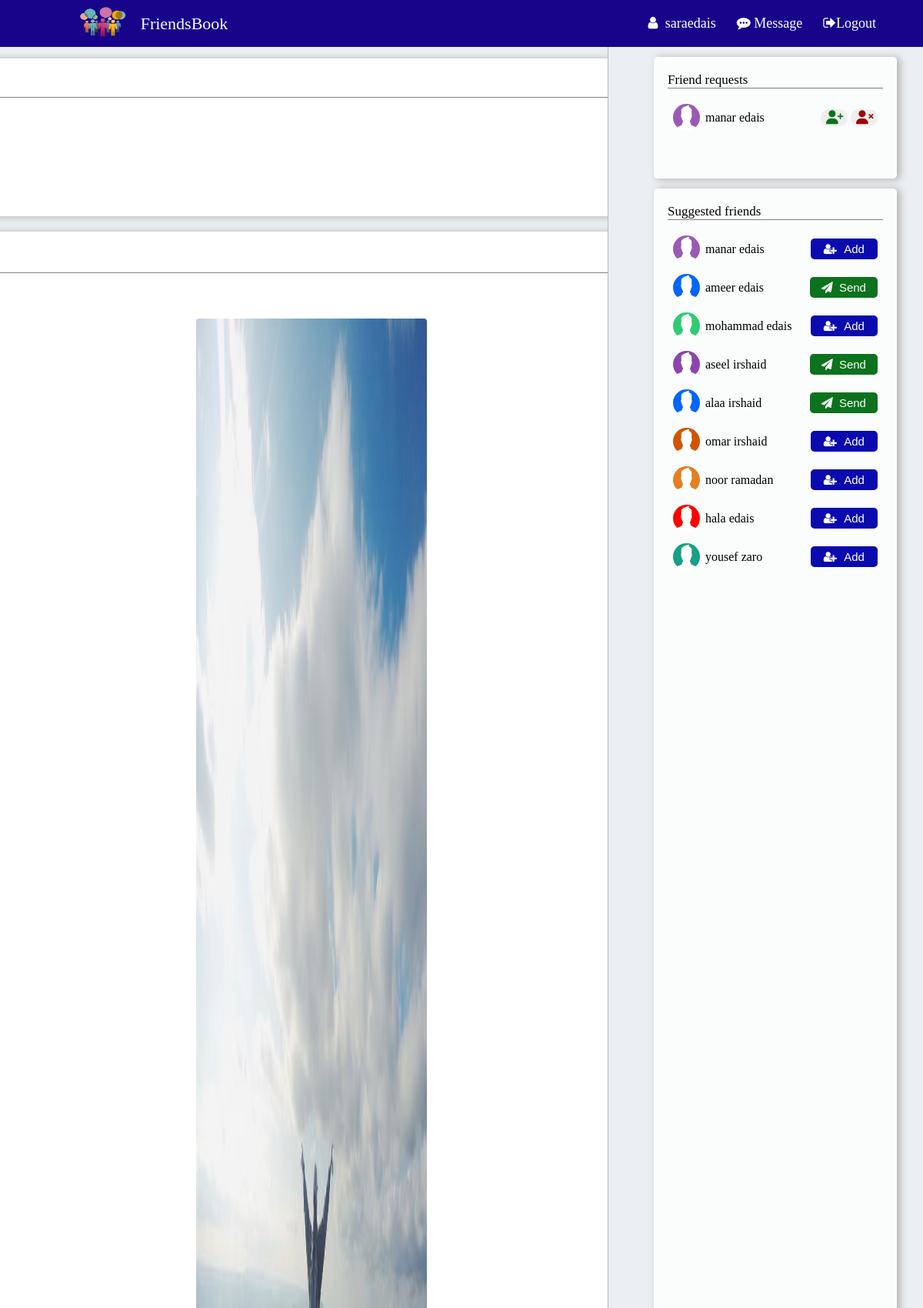
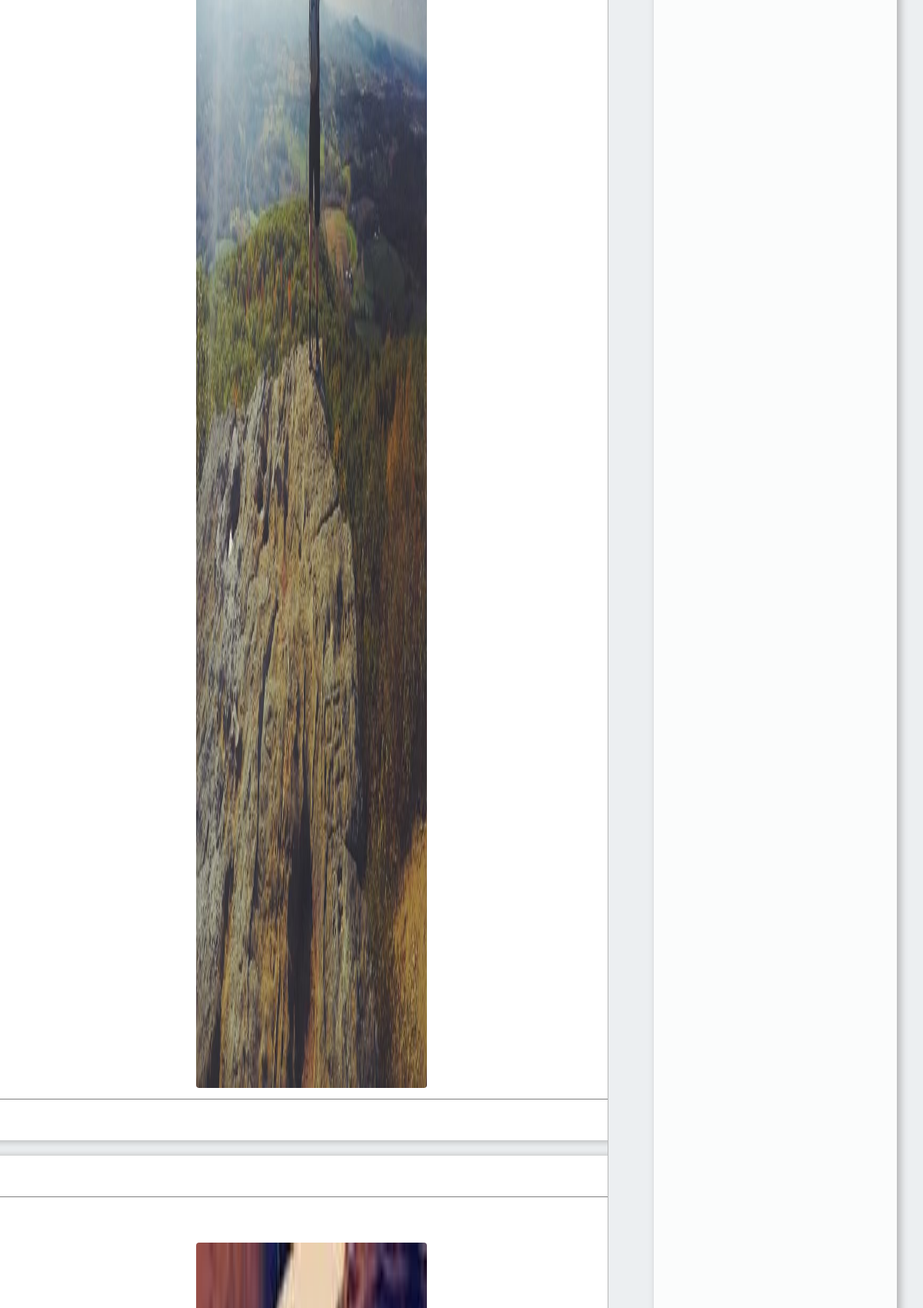
/homePage.php (signed in, upper part), run on the app's committed database (2 pictures, top to bottom).
### tables this page shows
CREATE TABLE `users` (
  `id` int(11) NOT NULL,
  `username` varchar(60) NOT NULL,
  `firstName` varchar(40) NOT NULL,
  `lastName` varchar(40) NOT NULL,
  `password` varchar(40) NOT NULL,
  `telephone` varchar(25) NOT NULL,
  `address` varchar(50) NOT NULL,
  `email` varchar(40) NOT NULL,
  `gender` varchar(10) NOT NULL,
  `imageFile` varchar(30) NOT NULL,
  `active` int(11) NOT NULL DEFAULT 1
);

### homePage.php (the view, shortened to what this page needs)
<?php
require "db-conn.php";
if (isset($_SESSION['username'])) {
    $username= $_SESSION['username'];
    $query = "SELECT * FROM users WHERE username='$username'";
    $result = mysqli_query($conn, $query);
    $row=mysqli_fetch_assoc($result);
    $userId=$row['id'];
    $active=$row['active'];
    $posts="(
            SELECT * FROM posts WHERE username='$username' AND activation=1
        )
        UNION
        (
            SELECT * FROM posts WHERE activation=1 AND username IN
            (SELECT username FROM users WHERE id IN
            (SELECT friendId FROM friends WHERE status ='friend' AND userId='$userId'))
        )
        ORDER BY createdTime DESC";
    $postsResult = mysqli_query($conn, $posts);
    $users = "SELECT * FROM users WHERE username !='$username'";
    $sqlResult = mysqli_query($conn, $users);
    $request = "SELECT * FROM users WHERE id IN (SELECT friendId FROM friends WHERE status ='receive' AND userId='$userId') ";
    $receiveResult = mysqli_query($conn, $request);
    $send = "SELECT * FROM users WHERE id IN (SELECT friendId FROM friends WHERE status ='send' AND userId='$userId') ";
    $sendResult = mysqli_query($conn, $send);
    $sendArray= array();
    while ($sends=mysqli_fetch_array($sendResult)) {
        array_push($sendArray, $sends['id']);
    };
    $userFriends = "SELECT friendId FROM friends WHERE status ='friend' AND userId='$userId' ";
    $friendsResult = mysqli_query($conn, $userFriends);
    $friendArray= array();
    while ($friends=mysqli_fetch_array($friendsResult)) {
        array_push($friendArray, $friends['friendId']);
    };
}
else{
    header("location:loginPage.php");
}
?>
<!DOCTYPE html>
<html lang="en">
<head>
    <link rel="stylesheet" href="../assets/styleSheet/profile.css">
    <link rel="stylesheet" href="../assets/styleSheet/home.css">
    <link rel="stylesheet" href="http://cdnjs.cloudflare.com/ajax/libs/font-awesome/4.4.0/css/font-awesome.min.css">
</head>
<body>
    <div>
        <div class="header">
            <div class="title">
                <img src="./assets/images/people1.png">
                <a class="anchor" href="homePage.php">FriendsBook</a>
            </div>
            <div class="subHeader">
                <a class="anchor" href="profilePage.php"> <i class="fa fa-user"
                        style="color:white;margin-right:5px"></i>
                    <?php echo $username ?> </a>
                <a class="anchor" href="profilePage.php"><i class="fa fa-commenting" style="color:white;margin-left:5px"  id="notification"></i> Message</a>
                <a class="anchor" href="logout.php?user=1"><i class="fa fa-sign-out" style="margin-left:5px"></i>Logout</a>
            </div>
        </div>
        <div class="contents">
            <div class="postsPart">
                <div class="addPost">
                    <div class="postsHeader">
                    </div>
                    <div class="postText">
                        <form method="post" action=<?php echo "addPost.php?active=$active"?>>
                            <textarea rows="3" cols="40" placeholder="write a post" name="postText"></textarea>
                            <label id="addPostImage" onclick="addPostImage()"><i class="fa fa-file-image-o"
                                    style="font-size:24px;margin:0px 4px;cursor:pointer"></i></label>
                        </form>
                    </div>
                </div>
                <?php
                if(mysqli_num_rows($postsResult) === 0){
                    echo "<p> No posts yet </p>";
                }
                else{
                    while ($post=mysqli_fetch_array($postsResult)) {
                        $postId=$post['postId'];
                        ?>
                <div class="posts">
                    <div class="postsHeader">
                    </div>
                    <div class="postContent">
                        <p><?php echo $post['textContent'] ?></p>
                        <?php if($post['imageContent']){ ?>
                        <div>
                            <img src=<?php echo "./assets/images/".$post['imageContent'] ?>>
                        </div>
                        <?php } ?>
                    </div>
                    <div id=<?php echo"postReact".$postId ?> class="postReact">
                        <div class="react" onclick="commentHandel(<?php echo $postId ?>), commentsHandel(<?php echo $postId ?>)">
                        </div>
                        <div class="react" id="like">
                        </div>
                    </div>
                </div>
                <?php    } ?>
                <?php } ?>
            </div>
            <div id="friendsPart" class="friendsPart">
                <div class="friendRequest">
                    <label>Friend requests</label>
                    <div class="list">
                        <?php
                        if(mysqli_num_rows($receiveResult)===0){?>
                        <div> No friends requests </div>
                        <?php }
                        else {
                            while ($req=mysqli_fetch_array($receiveResult)) { ?>
                        <div class="friendsList">
                            <div class="friendName">
                                <img src=<?php echo"./assets/images/".$req['imageFile'] ?>>
                                <span><?php echo $req['firstName']." ".$req['lastName']?></span>
                            </div>
                            <div class="acceptOrDeny">
                                <button>
                                    <a
                                        href=<?php echo "friendsHandel.php?userId=".$userId."&friendId=".$req['id']."&status=accept" ?>>
                                        <i class='fas fa-user-plus' style='font-size:18px;color:rgb(12, 114, 29)'></i>
                                    </a>
                                </button>
                                <button>
                                    <a
                                        href=<?php echo "friendsHandel.php?userId=".$userId."&friendId=".$req['id']."&status=deny" ?>>
                                        <i class='fas fa-user-times' style='font-size:18px;color:rgb(156, 6, 6)'></i>
                                    </a>
                                </button>
                            </div>
                        </div>
                        <?php }
                        } ?>
                    </div>
                </div>
                <div class="suggestedFriends">
                    <label>Suggested friends</label>
                    <div class="list">
                        <?php
                        while($friend=mysqli_fetch_array($sqlResult)){
                            if(!in_array($friend['id'],$friendArray)){ ?>
                        <div class="friendsList">
                            <div class="friendName">
                                <img src=<?php echo"./assets/images/".$friend['imageFile'] ?>>
                                <span><?php echo $friend['firstName']." ".$friend['lastName']?></span>
                            </div>
                            <div>
                                <?php if(in_array($friend['id'],$sendArray)){ ?>
                                <button class="sendButton">
                                    <i class="fa fa-send" style="color:white;margin-right:4px"></i> Send
                                </button>
                                <?php }
                                else{ ?>
                                <button class="addButton">
                                    <a
                                        href=<?php echo "friendsHandel.php?userId=".$userId."&friendId=".$friend['id']."&status=send" ?>>
                                        <i class="fa fa-user-plus" style="color:white;margin-right:6px"></i> Add
                                    </a>
                                </button>
                                <?php } ?>
                            </div>
                        </div>
                        <?php
                            }
                        }
                    ?>
                    </div>
                </div>
            </div>
        </div>
    </div>
</body>
</html>

### assets/styleSheet/profile.css (style rules this page uses)
body { margin: 0px; }
.header { background-color: rgb(24, 4, 139); display: flex; flex-direction: row; justify-content: space-between; padding: 3px 30px; color: white; align-items: center; text-align: center; }
.title { display: flex; justify-content: center; text-align: center; align-items: center; width: 30%; font-size: 22px; font-family: Cambria, Cochin, Georgia, Times, 'Times New Roman', serif; color: white; }
.title img { width: 65px; height: 55px; margin: 0px 6px; }
.anchor { text-decoration: none; cursor: pointer; color: white; margin: 0px 11px; }
.subHeader { display: flex; justify-content: space-between; font-size: 18px; margin: 0px 20px; }
.list { overflow-y: auto; }
.friendsList { display: flex; justify-content: space-between; margin: 0px 7px 15px 5px; align-items: center; }
.friendName { display: flex; align-items: center; }
.friendsList img { border-radius: 50%; width: 35px; height: 35px; margin: 0px 7px 0px 2px; }
.friendsList a { text-decoration: none; }
.posts { width: 87vh; background-color: white; margin: 10px 0px; border-radius: 5px; display: flex; flex-direction: column; padding: 13px 13px 2px 13px; box-shadow: 4px 1px 10px 1px #b7b7b8; }
.postContent { display: flex; flex-direction: column; width: 100%; padding: 5px 5px 10px 10px; min-height: 15vh; flex-wrap: wrap; }
.postContent div { width: 100%; text-align: center; align-items: center; }
.postContent p { font-size: 16px; font-family: 'Segoe UI', Tahoma, Geneva, Verdana, sans-serif; }
.postContent img { width: 25vw; height: 30vh; overflow: hidden; border-radius: 4px; }
.postReact { height: 28px; display: flex; justify-content: space-between; border-top: 1px solid gray; padding: 8px 0px 2px 0px; }
.react { display: flex; justify-content: center; width: 50%; text-align: center; font-size: 19px; font-weight: 500; cursor: pointer; border-radius: 8px; }

### assets/styleSheet/home.css (style rules this page uses)
.contents { display: flex; height: 92vh; background-color: rgb(236, 239, 241); }
.postsPart { width: 67%; align-items: center; display: flex; flex-direction: column; margin: 0px 20px 0px 0px; overflow-y: auto ; border-right: 1px solid rgb(184, 184, 184); }
.addPost { width: 87vh; background-color: white; margin: 15px 0px 10px 0px ; border-radius: 5px; display: flex; flex-direction: column; padding: 10px 13px 0px 13px; box-shadow: 4px 1px 10px 1px #b7b7b8; }
.postsHeader { display: flex; flex-direction: row; border-bottom: 1px solid gray; padding: 3px 5px 2px 10px; }
.postText { display: flex; flex-direction: column; margin: 10px 0px; padding: 5px 10px; }
.postText form { width: 100%; display: flex; flex-direction: column; }
.postText form :first-child { width: 100%; min-height: 35px; border-radius: 8px; border: none; outline: none; margin-bottom: 5px; font-size: 15px; }
.friendsPart { width: 33%; align-items: center; display: flex; flex-direction: column; margin: 0px 0px 0px 0px; }
.suggestedFriends { width: 280px; height: 64vh; background-color: rgb(255, 255, 255,0.8); display: flex; flex-direction: column; margin: 13px 0px 0px 5px; padding: 15px 18px; border-radius: 5px; box-shadow: 4px 1px 10px 1px #b7b7b8; }
.suggestedFriends label { font-size: 17px; margin: 5px 0px 20px 0px; border-bottom: 1px solid gray; }
.list { overflow-y: auto; }
.friendsList { display: flex; justify-content: space-between; margin: 0px 7px 15px 5px; align-items: center; }
.friendName { display: flex; align-items: center; }
.friendsList img { border-radius: 50%; width: 35px; height: 35px; margin: 0px 7px 0px 2px; }
.friendsList span { font-size: 16px; }
.addButton { padding: 5px 17px; border: none; border-radius: 5px; background-color: rgb(10, 10, 175); color: white; font-size: 15px; cursor: pointer; transition-duration: 0.5s; }
.friendsList a { color: white; text-decoration: none; }
.sendButton { padding: 5px 15px; border: none; border-radius: 5px; background-color: rgb(12, 114, 29); color: white; font-size: 15px; }
.friendRequest { width: 280px; min-height: 128px; background-color: rgb(255, 255, 255,0.8); display: flex; flex-direction: column; margin: 13px 0px 0px 5px; padding: 15px 18px; border-radius: 5px; box-shadow: 4px 1px 10px 1px #b7b7b8; }
.friendRequest label { font-size: 17px; margin: 5px 0px 20px 0px; border-bottom: 1px solid gray; }
.acceptOrDeny button { padding: 2px 7px; margin:0px; border: none; background-color: none; border-radius: 10px; width: 35px; transform: scale(1.0); transition-duration: 0.5s; cursor: pointer; }
.acceptOrDeny a { text-decoration: none; background-color: none; }

### data on the page
users: imageFile (picture), firstName "manar", lastName "edais"
users: imageFile (picture), firstName "ameer", lastName "edais", shows "Send"
users: imageFile (picture), firstName "mohammad", lastName "edais"
users: imageFile (picture), firstName "aseel", lastName "irshaid", shows "Send"
users: imageFile (picture), firstName "alaa", lastName "irshaid", shows "Send"
users: imageFile (picture), firstName "omar", lastName "irshaid"
users: imageFile (picture), firstName "noor", lastName "ramadan"
users: imageFile (picture), firstName "hala", lastName "edais"
users: imageFile (picture), firstName "yousef", lastName "zaro"

### other printed values
$username "saraedais"
